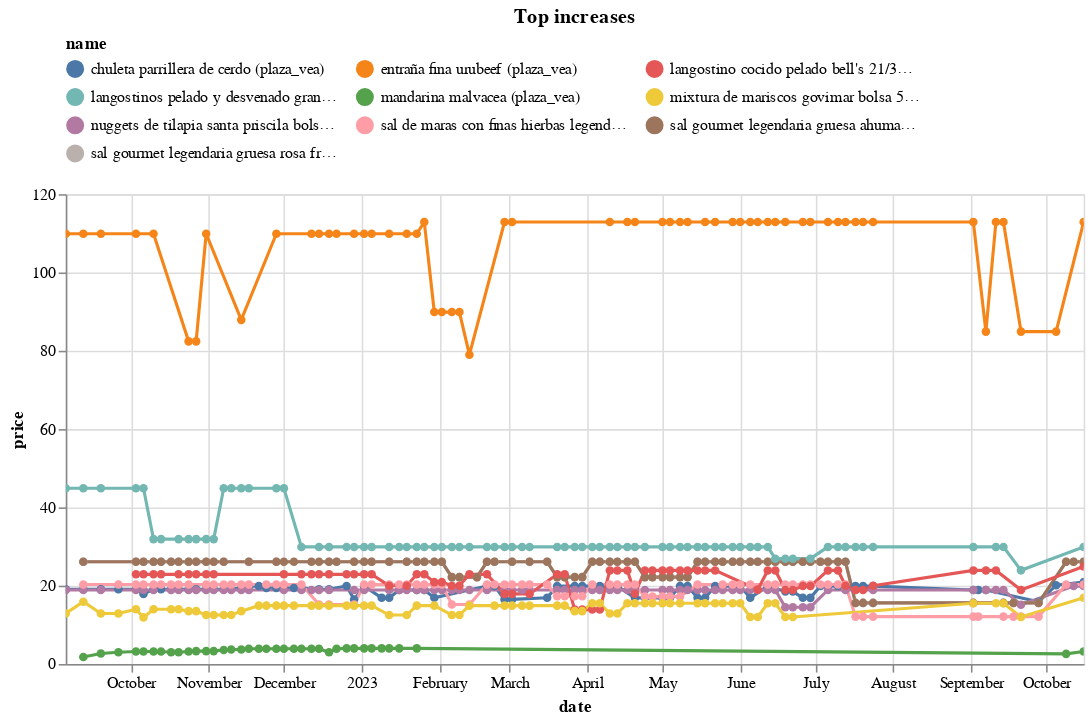

Source (notebook cell):
### Code cell
(top_changes
 .sort_values('change')
 .tail(10)
 .pipe(plot_changes, 'Top increases')
)

### Figure 1 — Vega-Lite specification as saved in the notebook (floating-point values rounded to 4 significant figures; data arrays with more than 128 entries replaced by an {"elided": "..."} marker saying what was removed)
{"config": {"view": {"continuousWidth": 300, "continuousHeight": 300}, "legend": {"columns": 3, "orient": "top"}}, "data": {"name": "data-6db87b0fd1b42673e42e57ee18e50509"}, "mark": {"type": "line", "point": true}, "encoding": {"color": {"field": "name", "scale": {"domain": ["chuleta parrillera de cerdo (plaza_vea)", "entraña fina urubeef (plaza_vea)", "langostino cocido pelado bell's 21/30 grande bolsa 300g (plaza_vea)", "langostinos pelado y desvenado grandes santa priscila bolsa 454g (plaza_vea)", "mandarina malvacea (plaza_vea)", "mixtura de mariscos govimar bolsa 500g (plaza_vea)", "nuggets de tilapia santa priscila bolsa 454g (plaza_vea)", "sal de maras con finas hierbas legendaria frasco 100g (plaza_vea)", "sal gourmet legendaria gruesa ahumada frasco 150g (plaza_vea)", "sal gourmet legendaria gruesa rosa frasco 150g (plaza_vea)"]}, "type": "nominal"}, "tooltip": [{"field": "name", "type": "nominal"}, {"field": "price", "type": "quantitative"}, {"field": "last_price", "type": "quantitative"}], "x": {"field": "date", "type": "temporal"}, "y": {"field": "price", "type": "quantitative"}}, "params": [{"name": "param_5", "select": {"type": "point", "fields": ["name"]}, "bind": "legend"}, {"name": "param_6", "select": {"type": "interval", "encodings": ["x", "y"]}, "bind": "scales"}], "title": "Top increases", "transform": [{"filter": {"param": "param_5"}}], "width": 650, "$schema": "https://vega.github.io/schema/vega-lite/v5.15.1.json", "datasets": {"data-6db87b0fd1b42673e42e57ee18e50509": {"elided": "708 records"}}}
